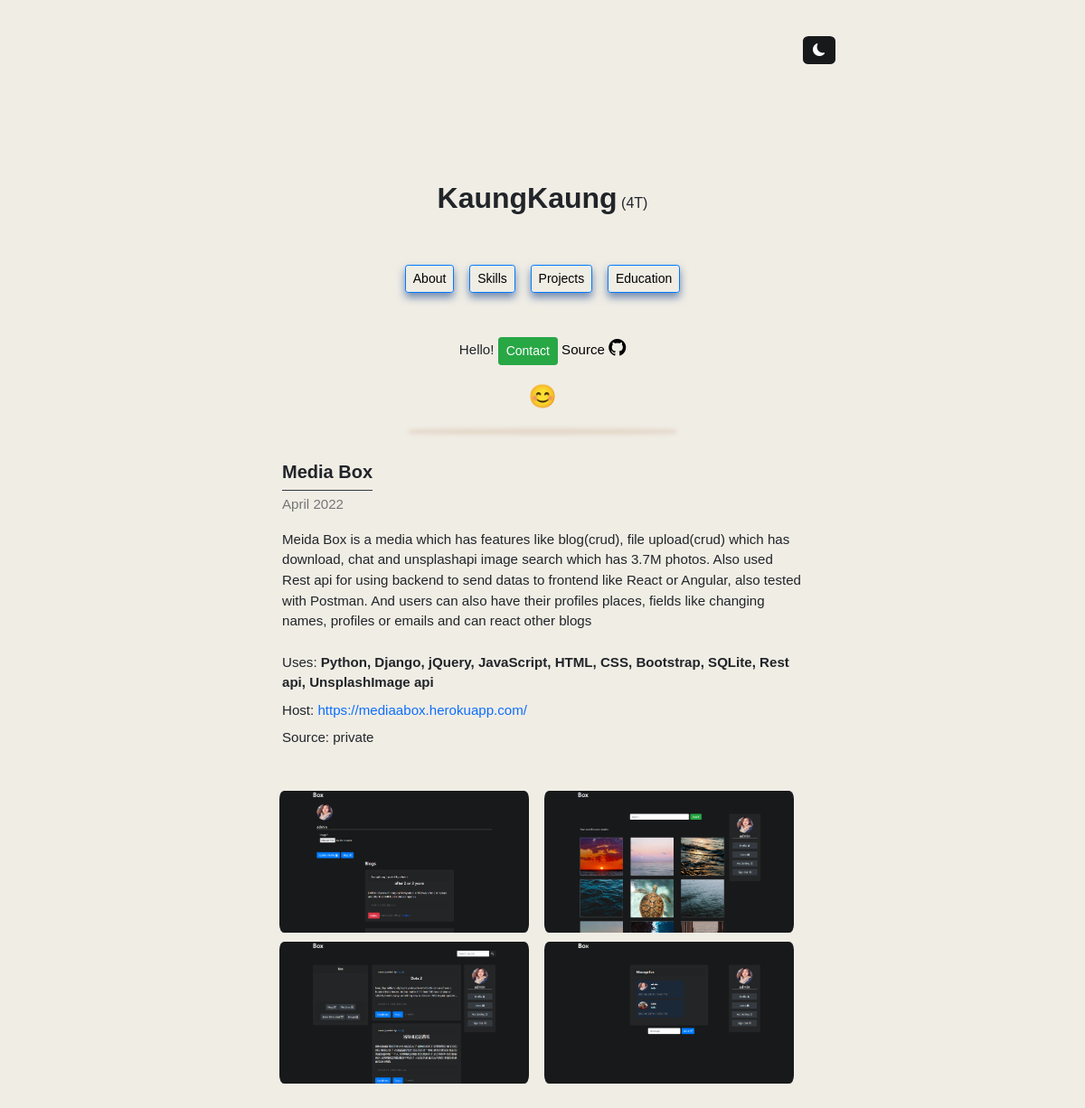
The app's page /project2/1 with its own data.
### display/models.py (models this page shows)
class Project(models.Model):
    title = models.CharField(max_length=225)
    image = models.ImageField(upload_to='project_image')
    uses = models.CharField(max_length=255)
    description = models.TextField()
    schoolp = models.CharField(max_length=255, blank=True, null=True)
    url = models.URLField(max_length=255, blank=True, null=True)
    source_code = models.URLField(max_length=255, blank=True, null=True)
    image2 = models.ImageField(upload_to='project_image', null=True, blank=True)
    image3 = models.ImageField(upload_to='project_image', null=True, blank=True)
    image4 = models.ImageField(upload_to='project_image', null=True, blank=True)
    date = models.CharField(null=True, blank=True, max_length=255)

### display/views.py (the view)
def project2(request, pk):
    p = Project.objects.get(id=pk)
    return render(request, "project2.html",
                  {"project": p})

### template/project2.html
{% extends 'main.html' %}
{% block content %}
{% include 'chain.html' %}
{% load static %}
<link rel="stylesheet" href="{% static 'style.css' %}">
{% include 'profile.html' %}
<div style="height:10px;"></div>
<div class="box1" style="height:1px;border-radius: 50%;margin:auto;max-width:290px;"></div>
<div style="height:42px;"></div>
<body>
<div class="context" style="width:48%;">
        <div class="about" style="margin:auto;max-width:590px;">
            <div style="margin:auto;font-size:15.1px;">
        {% if project.title == "Secure Coding" %}
                  <h5><b>{{project.title}}</b></h5>
        <legend class="border-bottom border-dark mb-1" style="width:160px;"></legend>
                {% else %}
            <h5><b>{{project.title}}</b></h5>
        <legend class="border-bottom border-dark mb-1" style="width:100px;"></legend>
            {% endif %}
        <p class="word">{{ project.date }}</p>
        <p style="white-space: pre-line;">{{ project.description }}
            <label>Uses: <b>{{ project.uses }}</b></label>{% if project.url %}
            <label>Host: <a class="plink" target="_blank" href="{{ project.url }}">{{ project.url }}</a></label>{% else %}
            <label>Host: Unavailable</label>{% endif %}{% if project.source_code %}
            <label>SouceCode: <a class="plink" href="{{ project.source_code }}">{{ project.source_code }}</a></label>{% else %}
            <label>Source: private</label>{% endif %}
            </p><br>
                <div class="row" style="max-width:590px;">
                <img src="{{project.image2.url}}" style="margin-bottom:10px;margin-right:-7px;max-width:300px;max-height:180px;object-fit:cover;border-radius: 5.7%;">
                        <img src="{{project.image3.url}}" style="margin-bottom:10px;margin-right:-7px;max-width:300px;max-height:180px;object-fit:cover;border-radius:  5.7%;">
                    <img src="{{project.image.url}}" style="margin-bottom:10px;margin-right:-7px;max-width:300px;max-height:180px;object-fit:cover;border-radius:  5.7%;">
                        <img src="{{project.image4.url}}" style="margin-bottom:10px;margin-right:-7px;max-width:300px;max-height:180px;object-fit:cover;border-radius:  5.7%;">
                    </div>
            </div>
        </div>
    </div>
</body>
<footer style="height:180px;"></footer>
{% endblock %}

### static/style.css (style rules this page uses)
.context { margin: auto; width: 70%; }
body { background-color:#F0EDE5; margin: 0px auto; font-family: Tahoma,Verdana,Segoe,sans-serif; }
.word { color:#757575; }
a { color:black; text-decoration:none; }
.plink { color:#0d6efd; }
img { transition: .3s ease-in-out; }
.about { animation: transition 1.00s; }
html { scroll-behavior: smooth; }
.box1 { box-shadow: 0px 10px 4px 3px rgba(223, 207, 190,0.7); }

### records on screen
Project: title "Media Box", date "April 2022", description "Meida Box is a media which has features like blog(crud), file upload(crud) which has download, chat and unsplashapi image search which has 3.7M photos. Also used Rest api for using backend to send datas to frontend like React or Angular, also tested with Postman. And users can also have their profiles places, fields like changing names, profiles or emails and can react other blogs", uses "Python, Django, jQuery, JavaScript, HTML, CSS, Bootstrap, SQLite, Rest api, UnsplashImage api", url "https://mediaabox.herokuapp.com/", image2 (picture), image3 (picture), image (picture), image4 (picture)
